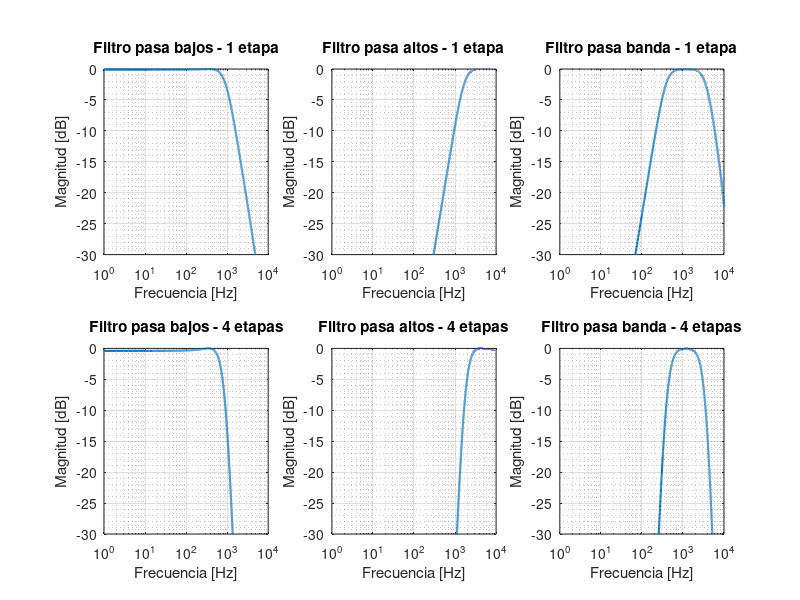

Write MATLAB code to recreate this figure. (Note: this script raises an error after producing the figure.)
%% <------- Guia 6 - Ejercicio 2.1 ----------->

clc; % borra la consola
clear all; % borra todas las variables
close all; % cierra las ventanas de imagen

%% especificaciones:

fs = 39062; % [Hz] frecuencia de muestreo

fpb_hz = 500;       % [Hz] pasa bajos
fpa_hz = 3000;      % [Hz] pasa altos
fpban_l_hz = 700;   % [Hz] \__ pasa banda
fpban_h_hz = 2000;  % [Hz] /

N = 2;              % orden del filtro
RP = 0.1;           % ripple en la banda de paso

fpb = 2 * fpb_hz / fs;           % \
fpa = 2 * fpa_hz / fs;           % |_ se convierte a frecuencias digitales
fpband_pa = 2 * fpban_l_hz / fs; % |
fpband_pb = 2 * fpban_h_hz / fs; % /

imp = zeros(1, 4 * fs); % \__ funcion impulso con un vector de 4 segundos
imp(1) = 1;             % /

%% pasa bajos

[Bpb, Apb] = cheby1 (N, RP, fpb, 'low'); % funcion del filtro Chebyshev tipo I
                                          % orden, ripple, fc, tipo

hpb = filter (Bpb, Apb, imp); % evalua la respuesta al impulso del filtro
Hpb = fft(hpb, fs); % calcula la FFT
Hdb_pb = mag2db (abs (Hpb (1 : fs/2))); % convierte a dB el valor absoluto de las muestras de f positiva

%% pasa altos

[Bpa, Apa] = cheby1 (N, RP, fpa, 'high'); % funcion del filtro Chebyshev tipo I 
                                          % orden, ripple, fc, tipo

hpa = filter (Bpa, Apa, imp); % evalua la respuesta al impulso del filtro
Hpa = fft(hpa, fs); % calcula la FFT
Hdb_pa = mag2db (abs (Hpa (1 : fs/2))); % convierte a dB el valor absoluto de las muestras de f positiva

%% pasa banda

[Bpband_l, Apband_l] = cheby1 (N, RP, fpband_pa, 'high'); % funcion del filtro Chebyshev tipo I
                                                          % orden, ripple, fc, tipo
[Bpband_h, Apband_h] = cheby1 (N, RP, fpband_pb, 'low'); % funcion del filtro Chebyshev tipo I
                                                         % orden, ripple, fc, tipo

hpband_l = filter (Bpband_l, Apband_l, imp); % evalua la respuesta al impulso del filtro pasa alto
hpband_h = filter (Bpband_h, Apband_h, imp); % evalua la respuesta al impulso del filtro pasa bajo
hpband = conv(hpband_l, hpband_h); % filtro pasa banda convolucionando pa y pb

Hpband = fft(hpband, fs); % calcula la FFT
Hdb_pband = mag2db (abs (Hpband (1 : fs/2))); % convierte a dB el valor absoluto de las muestras de f positiva

%% combinacion en serie de 4 etapas 

%hpb4 = hpb;
%hpa4 = hpa;
%hpband4 = hpband;

%for n = 1:4
%    hpb4 = conv (hpb4, hpb);
%    hpa4 = conv (hpa4, hpa);
%    hpband4 = conv (hpband4, hpband);
%end

for etapa = 1:3
    hpb = filter (Bpb, Apb, hpb); % Agrega 3 etapas pasa bajo
    hpa = filter (Bpa, Apa, hpa);  % Agrega 3 etapas pasa alto
    hpband_l = filter (Bpband_l, Apband_l, hpband_l); %Obtiene 4 etapas pb y pa para
    hpband_h = filter (Bpband_h, Apband_h, hpband_h); %construir pasabanda de 4 etapas  
end
hpband = conv(hpband_l,hpband_h); % Obtiene pasabanda de 4 etapas

Hpb4 = fft(hpb, fs); % calcula la FFT
Hdb_pb4 = mag2db (abs (Hpb4 (1 : fs/2))); % convierte a dB el valor absoluto de las muestras de f positiva

Hpa4 = fft(hpa, fs); % calcula la FFT
Hdb_pa4 = mag2db (abs (Hpa4 (1 : fs/2))); % convierte a dB el valor absoluto de las muestras de f positiva

Hpband4 = fft(hpband, fs); % calcula la FFT
Hdb_pband4 = mag2db (abs (Hpband4 (1 : fs/2))); % convierte a dB el valor absoluto de las muestras de f positiva

%% Graficos

% pasa bajos - 1 etapa
frec = (0 : 1 : (fs/2)-1 ); % vector con los valores de frecuencia (el primer elemento es 0Hz)
figure('name','Guia 6 ejercicio 2.1 - Filtros Chebyshev tipo I de segundo orden','Units','normalized','Position',[0 0 1 1]); % pantalla completa
subplot(2,3,1);  % subplot (filas, columnas, indice)
semilogx (frec, Hdb_pb, 'linewidth', 1.5); % grafica de la respuesta al impulso
xlim([0 10000]); % limites de los ejes
ylim([-30 0]); % limites de los ejes
grid on;
grid minor;
xlabel ('Frecuencia [Hz]'); % etiqueta eje X
ylabel ('Magnitud [dB]');  % etiqueta eje y
title ('Filtro pasa bajos - 1 etapa'); % titulo

% pasa altos - 1 etapa
subplot(2,3,2);  % subplot (filas, columnas, indice)
semilogx (frec, Hdb_pa, 'linewidth', 1.5); % grafica de la respuesta al impulso
xlim([0 10000]); % limites de los ejes
ylim([-30 0]); % limites de los ejes
grid on;
grid minor;
xlabel ('Frecuencia [Hz]'); % etiqueta eje X
ylabel ('Magnitud [dB]');  % etiqueta eje y
title ('Filtro pasa altos - 1 etapa'); % titulo

% pasa banda - 1 etapa
subplot(2,3,3);  % subplot (filas, columnas, indice)
semilogx (frec, Hdb_pband, 'linewidth', 1.5); % grafica de la respuesta al impulso
xlim([0 10000]); % limites de los ejes
ylim([-30 0]); % limites de los ejes
grid on;
grid minor;
xlabel ('Frecuencia [Hz]'); % etiqueta eje X
ylabel ('Magnitud [dB]');  % etiqueta eje y
title ('Filtro pasa banda - 1 etapa'); % titulo

% pasa bajos - 4 etapas
subplot(2,3,4);  % subplot (filas, columnas, indice)
semilogx (frec, Hdb_pb4, 'linewidth', 1.5); % grafica de la respuesta al impulso
xlim([0 10000]); % limites de los ejes
ylim([-30 0]); % limites de los ejes
grid on;
grid minor;
xlabel ('Frecuencia [Hz]'); % etiqueta eje X
ylabel ('Magnitud [dB]');  % etiqueta eje y
title ('Filtro pasa bajos - 4 etapas'); % titulo

% pasa altos - 4 etapas
subplot(2,3,5);  % subplot (filas, columnas, indice)
semilogx (frec, Hdb_pa4, 'linewidth', 1.5); % grafica de la respuesta al impulso
xlim([0 10000]); % limites de los ejes
ylim([-30 0]); % limites de los ejes
grid on;
grid minor;
xlabel ('Frecuencia [Hz]'); % etiqueta eje X
ylabel ('Magnitud [dB]');  % etiqueta eje y
title ('Filtro pasa altos - 4 etapas'); % titulo

% pasa banda - 4 etapas
subplot(2,3,6);  % subplot (filas, columnas, indice)
semilogx (frec, Hdb_pband4, 'linewidth', 1.5); % grafica de la respuesta al impulso
xlim([0 10000]); % limites de los ejes
ylim([-30 0]); % limites de los ejes
grid on;
grid minor;
xlabel ('Frecuencia [Hz]'); % etiqueta eje X
ylabel ('Magnitud [dB]');  % etiqueta eje y
title ('Filtro pasa banda - 4 etapas'); % titulo

%% Vector de Coeficientes (ver coef.m)

pasa_bajos = coef(Bpb, Apb) %pasa bajos
pasa_altos = coef(Bpa, Apa) %pasa altos
pasa_banda_l = coef(Bpband_l, Apband_l) %pasa Banda inf
pasa_banda_h = coef(Bpband_h, Apband_h) %pasa Banda sup
